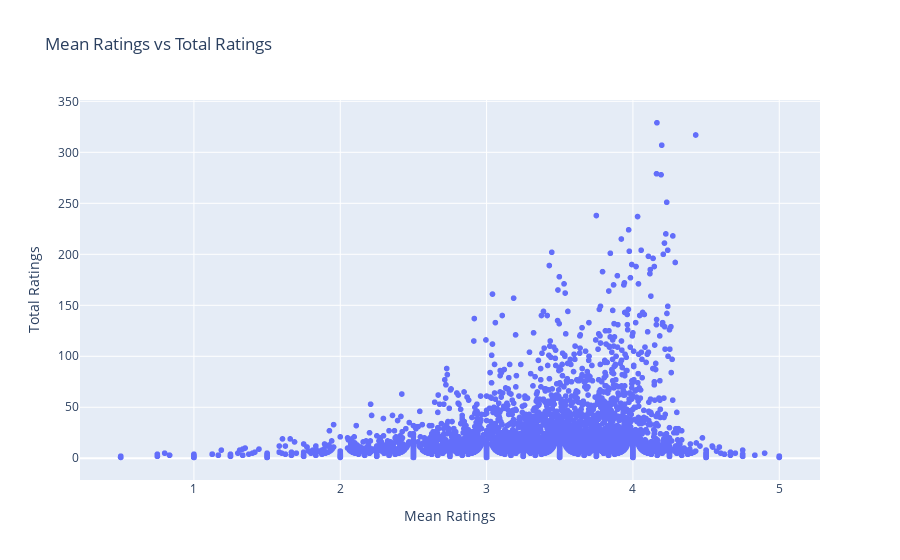

The notebook cell saved with this chart:
### Markdown cell above
### Relationship Between Mean Ratings and Total Number of Ratings

### Code cell
# Create a scatter plot
fig = px.scatter(mean_ratings, x='mean ratings', y='total ratings', title='Mean Ratings vs Total Ratings')

# Update axis labels
fig.update_xaxes(title_text='Mean Ratings')
fig.update_yaxes(title_text='Total Ratings')

# Show the plot
fig.show()

### Figure 1 — Plotly figure (JSON) as saved in the notebook; plotly's stock layout.template omitted (floating-point values rounded to 4 significant figures; data arrays with more than 128 entries replaced by an {"elided": "..."} marker saying what was removed)
{"data": [{"hovertemplate": "mean ratings=%{x}<br>total ratings=%{y}<extra></extra>", "legendgroup": "", "marker": {"color": "#636efa", "symbol": "circle"}, "mode": "markers", "name": "", "showlegend": false, "type": "scattergl", "x": {"elided": "9719 float values"}, "xaxis": "x", "y": {"elided": "9719 int values"}, "yaxis": "y"}], "layout": {"legend": {"tracegroupgap": 0}, "title": {"text": "Mean Ratings vs Total Ratings"}, "xaxis": {"anchor": "y", "domain": [0, 1], "title": {"text": "Mean Ratings"}}, "yaxis": {"anchor": "x", "domain": [0, 1], "title": {"text": "Total Ratings"}}}}
